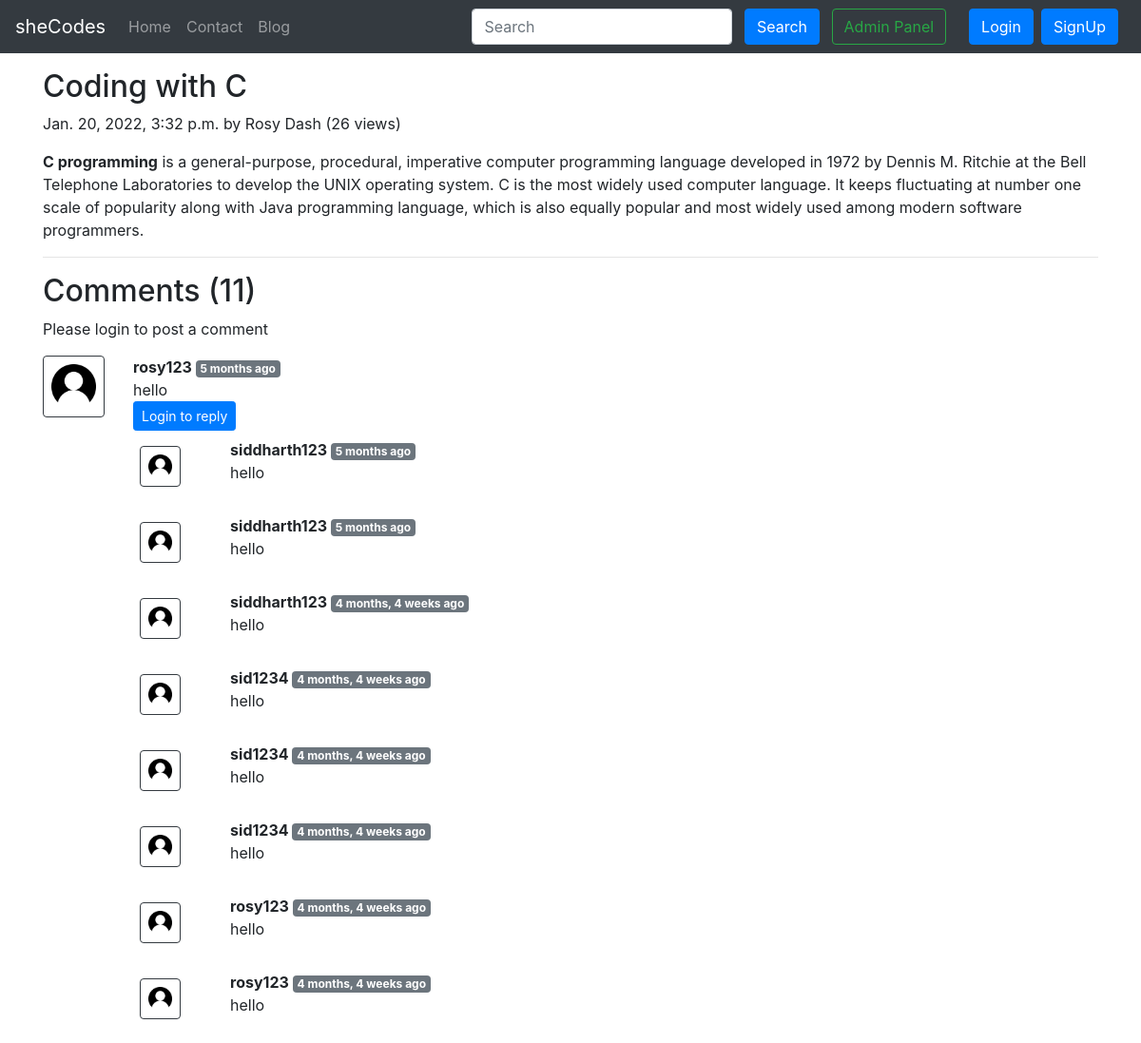
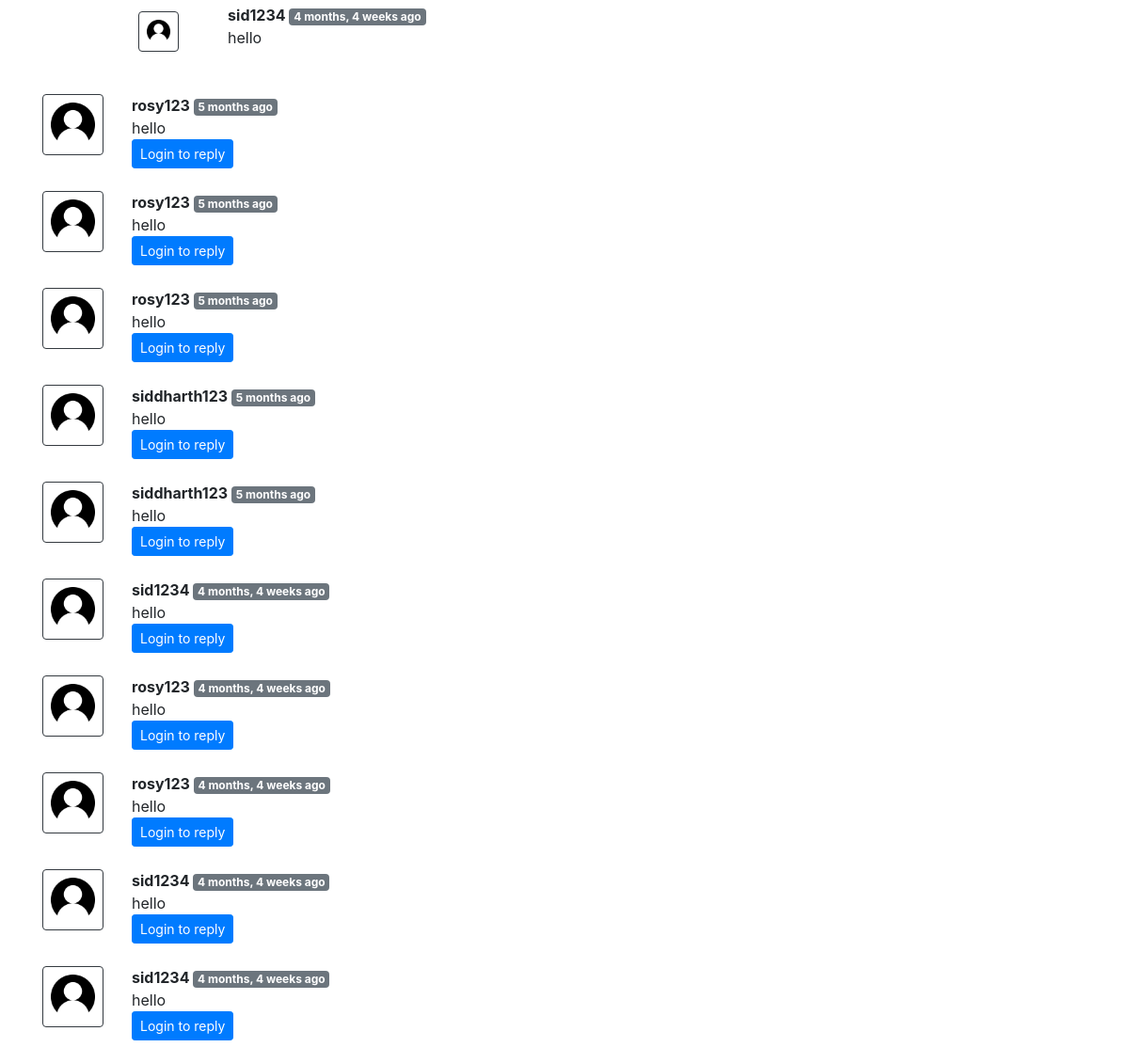
The app's page /blog/123/ with its own data (2 pictures, top to bottom).
### blog/models.py (models this page shows, shortened)
class Post(models.Model):
    sno=models.AutoField(primary_key=True)
    title=models.CharField(max_length=255)
    author=models.CharField(max_length=14)
    slug=models.CharField(max_length=130)
    timeStamp=models.DateTimeField(blank=True)
    content=models.TextField()
    views = models.IntegerField(default=0)

class BlogComment(models.Model):
    sno= models.AutoField(primary_key=True)
    comment=models.TextField()
    user=models.ForeignKey(User, on_delete=models.CASCADE)
    post=models.ForeignKey(Post, on_delete=models.CASCADE)
    parent=models.ForeignKey('self',on_delete=models.CASCADE, null=True )
    timestamp= models.DateTimeField(default=now)

### blog/views.py (the view)
# urls.py: path('<str:slug>/', views.blogPost, name="blogPost"),
def blogPost(request, slug):
    post = Post.objects.filter(slug=slug).first()
    post.views = post.views + 1
    post.save()
    comments = BlogComment.objects.filter(post=post, parent=None)
    replies = BlogComment.objects.filter(post=post).exclude(parent=None)
    replyDict = {}
    for reply in replies:
        if reply.parent.sno not in replyDict.keys():
            replyDict[reply.parent.sno] = [reply]
        else:
            replyDict[reply.parent.sno].append(reply)
    context = {'post': post, 'comments': comments, 'user': request.user, 'replyDict': replyDict}
    return render(request, "blog/blogPost.html", context)

### blog/templatetags/extras.py (called while the page is built)
@register.filter(name='get_val')
def get_val(dict, key):
    return dict.get(key)

### templates/blog/blogPost.html (shortened to what this page needs)
{% extends 'base.html' %}
{% block body %}
{% load humanize %}
{% load extras %}
<div class="container my-3">
    <h2 class="blog-post-title">{{post.title}}</h2>
    <p class="blog-post-meta">{{post.timeStamp}} by {{post.author}}
    (<span >{{post.views}} views</span>)</p></p>
    <p>{{post.content|safe}}</p>
    <hr>
</div>
<div class="container">
    <h2> Comments ({{comments.count}}) </h2>
    <div class="my-2">
        {% if user.is_authenticated %}
        <form action="/blog/postComment" method="post">
            {% csrf_token %}
            <div class="form-group">
                <label for="exampleInputEmail1">Post Comment </label>
                <input type="text" class="form-control" name="comment" placeholder="Enter comment here">
            </div>
            <input type="hidden" name="postSno" value="{{post.sno}}">
            <input type="hidden" name="parentSno" value="">
            <button type="submit" class="btn btn-primary">Submit</button>
        </form>
        {% else %}
        Please login to post a comment
        {% endif %}
    </div>
    {% for comment in comments %}
    <div class="row my-3">
        <div class="col-md-1  ">
            <img class="rounded mx-auto d-block w-100 border border-dark p-2" src="/static/img/user1.png" alt="user">
        </div>
        <div class="col-md-11 ">
            <b> {{comment.user.username}} </b> <span class="badge badge-secondary ">{{comment.timestamp| naturaltime}}</span>
            <div>{{comment.comment}}</div>
            <div class="reply mx-0">
                {% if user.is_authenticated %}
                <button class="btn btn-sm btn-primary" type="button" data-toggle="collapse" data-target="#replyBox{{comment.sno}}" aria-expanded="false" aria-controls="replyBox{{comment.sno}}">
                    Reply
                </button>
                <div class="collapse" id="replyBox{{comment.sno}}">
                    <div class="card card-body my-2">
                        <form action="/blog/postComment" method="post">
                            {% csrf_token %}
                            <div class="form-group">
                                <label for="comment">Post a reply </label>
                                <input type="text" class="form-control" name="comment" placeholder="Enter comment here">
                                <input type="hidden" name="parentSno" value="{{comment.sno}}">
                            </div>
                            <input type="hidden" name="postSno" value="{{post.sno}}">
                            <button type="submit" class="btn btn-primary">Submit</button>
                        </form>
                    </div>
                </div>
                {% else %}
                <button class="btn btn-sm btn-primary" type="button" data-toggle="collapse" data-target="#replyBox{{comment.sno}}" aria-expanded="false" aria-controls="replyBox{{comment.sno}}">
                    Login to reply
                </button>
                {% endif %}
                <div class="replies my-2 ">
                    {% for reply in replyDict|get_val:comment.sno %}
                    <div class="row my-2">
                        <div class="col-md-1 ">
                            <img class="rounded mx-auto d-block w-75 my-2 border border-dark p-2" src="/static/img/user1.png" alt="user">
                        </div>
                        <div class="col-md-11">
                            <div class="col-md-11 ">
                                <b> {{reply.user.username}} </b> <span class="badge badge-secondary ">{{reply.timestamp| naturaltime}}</span>
                                <div>{{reply.comment}}</div>
                            </div>
                            <br>
                        </div>
                    </div>
                    {% endfor %}
                </div>
            </div>
        </div>
    </div>
    {% endfor %}
</div>
{% endblock %}

### templates/base.html (shortened to what this page needs)
<!doctype html>
<html lang="en">
  <head>
    <link rel="stylesheet" href="https://stackpath.bootstrapcdn.com/bootstrap/4.5.2/css/bootstrap.min.css">
  </head>
  <body>
    <nav class="navbar navbar-expand-lg navbar-dark bg-dark">
        <a class="navbar-brand" href="/">sheCodes</a>
        <div class="collapse navbar-collapse" id="navbarSupportedContent">
          <ul class="navbar-nav mr-auto">
            <li class="nav-item {% block homeactive %}  {% endblock homeactive %}">
              <a class="nav-link" href="/">Home <span class="sr-only">(current)</span></a>
            </li>
            <li class="nav-item {% block contactactive %}  {% endblock contactactive %} ">
              <a class="nav-link" href="/contact">Contact</a>
            </li>
            <li class="nav-item {% block blogactive %}  {% endblock blogactive %} ">
              <a class="nav-link" href="/blog">Blog</a>
            </li>
          </ul>
          <div class="ml-auto form-inline ">
          <form method="get" action="/search"class="my-2 my-lg-0 mx-3">
            <input class="form-control mr-sm-2" type="search" placeholder="Search" aria-label="Search" name="query" id="query">
            <button class="btn btn-primary my-2 my-sm-0 " type="submit">Search</button>
            <a href="/admin" role="button" target="_blank" class="btn btn-outline-success m-2 my-sm-0"> Admin Panel </a>
          </form>
{% if user.is_authenticated %}
<ul class="navbar-nav mr-2">
<li class="nav-item dropdown">
<a class="nav-link dropdown-toggle" href='#' id="navbarDropdown" role="button" data-toggle="dropdown"> Welcome {{request.user}}</a>
<div class="dropdown-menu" aria-labelledby="navbarDropdown">
          <a class="dropdown-item" href="/logout">Logout</a>
        </div>
      </li>
      </ul>
      </div>
{% else %}
<button type="button" class="btn btn-primary mr-2" data-toggle="modal" data-target="#loginModal">
Login
</button>
<button type="button" class="btn btn-primary mr-2" data-toggle="modal" data-target="#signupModal">
SignUp
</button>
{% endif %}
        </div>
      </nav>
      {% block body %}  {% endblock body %}
  </body>
</html>

### records on screen
Post: title "Coding with C", timeStamp "Jan. 20, 2022, 3:32 p.m.", author "Rosy Dash", views "26", content "C programming is a general-purpose, procedural, imperative computer programming language developed in 1972 by Dennis M. Ritchie at the Bell Telephone Laboratories to develop the UNIX operating system. C is the most widely used computer language. It keeps fluctuating at number one scale of popularity along with Java programming language, which is also equally popular and most widely used among modern software programmers."
BlogComment: user.username "rosy123", timestamp "5 months ago", comment "hello"
BlogComment: user.username "siddharth123", timestamp "5 months ago", comment "hello"
BlogComment: user.username "siddharth123", timestamp "5 months ago", comment "hello"
BlogComment: user.username "siddharth123", timestamp "4 months, 4 weeks ago", comment "hello"
BlogComment: user.username "sid1234", timestamp "4 months, 4 weeks ago", comment "hello"
BlogComment: user.username "sid1234", timestamp "4 months, 4 weeks ago", comment "hello"
BlogComment: user.username "sid1234", timestamp "4 months, 4 weeks ago", comment "hello"
BlogComment: user.username "rosy123", timestamp "4 months, 4 weeks ago", comment "hello"
BlogComment: user.username "rosy123", timestamp "4 months, 4 weeks ago", comment "hello"
BlogComment: user.username "sid1234", timestamp "4 months, 4 weeks ago", comment "hello"
BlogComment: user.username "rosy123", timestamp "5 months ago", comment "hello"
BlogComment: user.username "rosy123", timestamp "5 months ago", comment "hello"
BlogComment: user.username "rosy123", timestamp "5 months ago", comment "hello"
BlogComment: user.username "siddharth123", timestamp "5 months ago", comment "hello"
BlogComment: user.username "siddharth123", timestamp "5 months ago", comment "hello"
BlogComment: user.username "sid1234", timestamp "4 months, 4 weeks ago", comment "hello"
BlogComment: user.username "rosy123", timestamp "4 months, 4 weeks ago", comment "hello"
BlogComment: user.username "rosy123", timestamp "4 months, 4 weeks ago", comment "hello"
BlogComment: user.username "sid1234", timestamp "4 months, 4 weeks ago", comment "hello"
BlogComment: user.username "sid1234", timestamp "4 months, 4 weeks ago", comment "hello"

### other values on screen
{{ comments.count }} "11"
